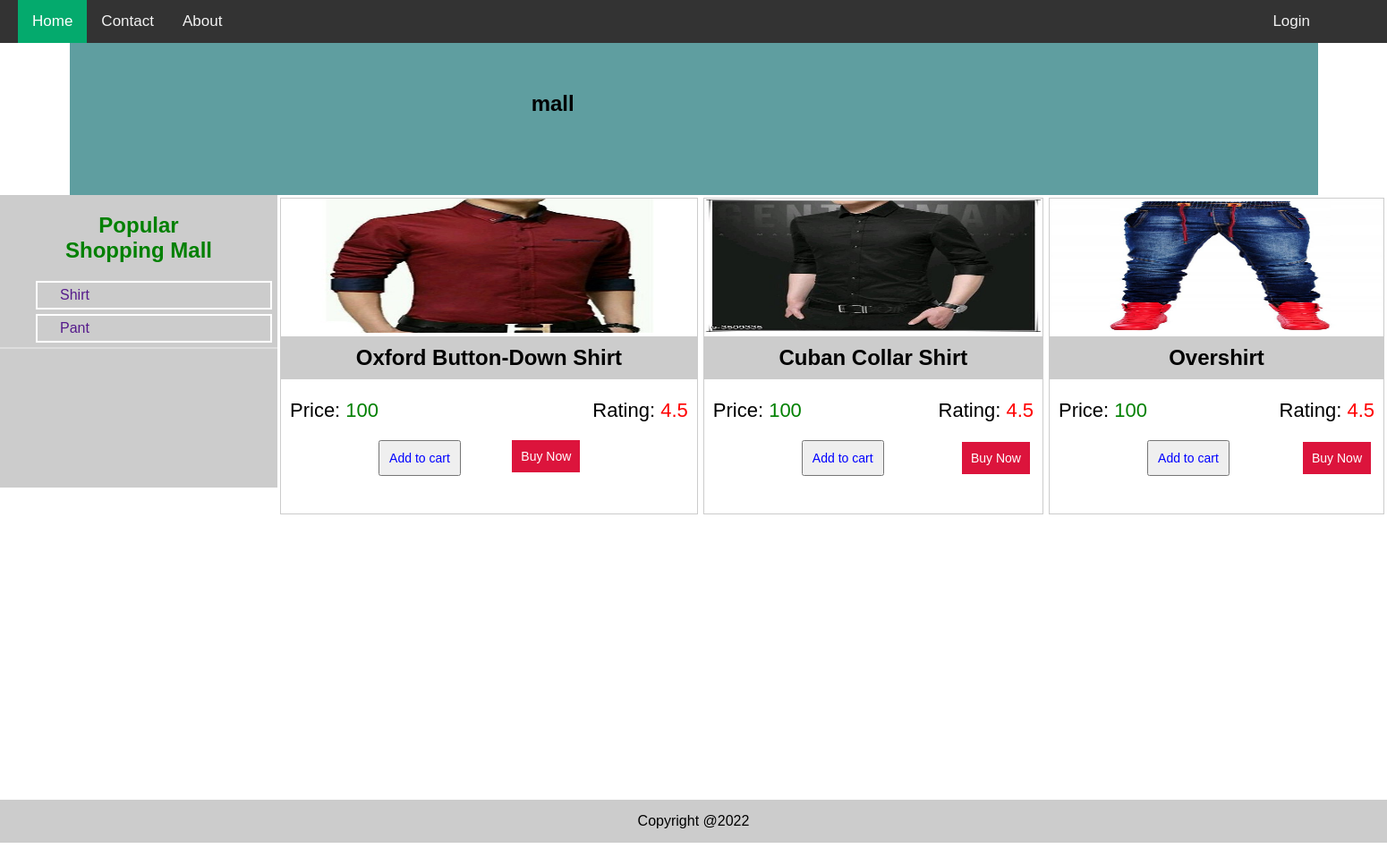
/details.php, run on the app's committed database.
### tables this page shows
CREATE TABLE `shppingmall_details` (
  `details_id` int(11) NOT NULL,
  `shpping_id` int(11) NOT NULL,
  `item_id` int(11) NOT NULL,
  `price` int(11) NOT NULL,
  `image` varchar(200) NOT NULL
);

CREATE TABLE `items` (
  `item_id` int(11) NOT NULL,
  `item_name` varchar(200) NOT NULL,
  `item_image` text NOT NULL
);

### details.php (the view, shortened to what this page needs)
<?php
	include('layout/header.php');
?>
<section class="container-fluid">
	<div class="container search">
		<div style="left: 37%;">
			<h2> mall</h2>
		</div>
	</div>
</section>
<section class="container-fluid">
	<div class="contentbox">
		<div class="box">
			<div >
				<h2 align="center" style="color: green">Popular <br>Shopping Mall</h2>
				<ul>
					<li style="">
						<a href="" style="text-decoration:none; padding: 20px;">Shirt</a>
					</li>
					<li style="">
						<a href="" style="text-decoration:none; padding: 20px;">Pant</a>
					</li>
				</ul>
			</div>
		</div>
		<div class="box1" id="res">
<?php
  $sql = "SELECT * FROM `shppingmall_details`
JOIN items on items.item_id = shppingmall_details.item_id
where shppingmall_details.shpping_id=1";
  $result = mysqli_query($connect, $sql);
 ?>
 <?php
    if ($result) {
      while ($data = mysqli_fetch_array($result)) {
    ?>
			<div class="col">
				<img src="<?php echo $data['image']; ?>" style="width: 100%;height: 150px;">
				<h2 style="padding: 10px;text-align: center;background-color: #ccc;margin: 0;"><?php echo $data['item_name']; ?></h2>
				<div style="display:block;height: 32px;">
					<p style="float: left;margin-left: 10px;font-size: 22px;">Price: <span style="color:green;"><?php echo $data['price']; ?></span></p>
					<p style="float: right;margin-right: 10px;font-size: 22px;">Rating: <span style="color:red;">4.5</span></p>
				</div>
				<br>
				<br>
				<div style="">
					<button class="addToCart btn" id="<?php echo $data['details_id']; ?>"
						data-price="<?php echo $data['item_id']; ?>" style="">Add to cart</button>
					<a href="checkout.php?price=<?php echo $data['price']; ?>" class="btn" style="float:right;margin-right: 14px;background: crimson;color: #fff;text-decoration: none;">Buy Now</a>
				</div>
			</div>
	<?php }} ?>
		</div>
	</div>
</section>
<section class="container-fluid" style="margin-top:5px;background-color: #ccc;">
	<div class="container">
			<p style="padding: 15px;" align="center">Copyright @2022</p>
	</div>
</section>
</body>
</html>

### style.css (style rules this page uses)
body { margin: 0; font-family: Arial, Helvetica, sans-serif; }
.container-fluid { width:100%; }
.container { width:90%;margin: 0 auto; }
.search { height: 170px;background: cadetblue;position: relative; }
.search div { width: 100%;position:absolute;top: 20%;left: 30%; }
.contentbox { width:100%;display:grid;grid-template-columns: 20% 80%;height: 660px; }
.box { width:100%;height: 327px;background-color :#ccc; }
.box div { width:100%;margin:0 auto;border-bottom: 2px solid #ddd; }
.box div ul { list-style-type: none;width:90%; margin: 0 auto; }
.box div ul li { padding:5px;border:2px solid #fff;margin-bottom: 5px;margin-right: 15px; }
.box1 { width:100%;height: 300px;display:grid;grid-template-columns: auto auto auto; }
.col { height:352px;margin: 3px;border: 1px solid #ccc; }
.btn { float: left; cursor: pointer; padding: 10px; font-size: 14px; color: blue; }

### data on the page
shppingmall_details: image (picture), item.item_name "Oxford Button-Down Shirt", price "100"
shppingmall_details: image (picture), item.item_name "Cuban Collar Shirt", price "100"
shppingmall_details: image (picture), item.item_name "Overshirt", price "100"
